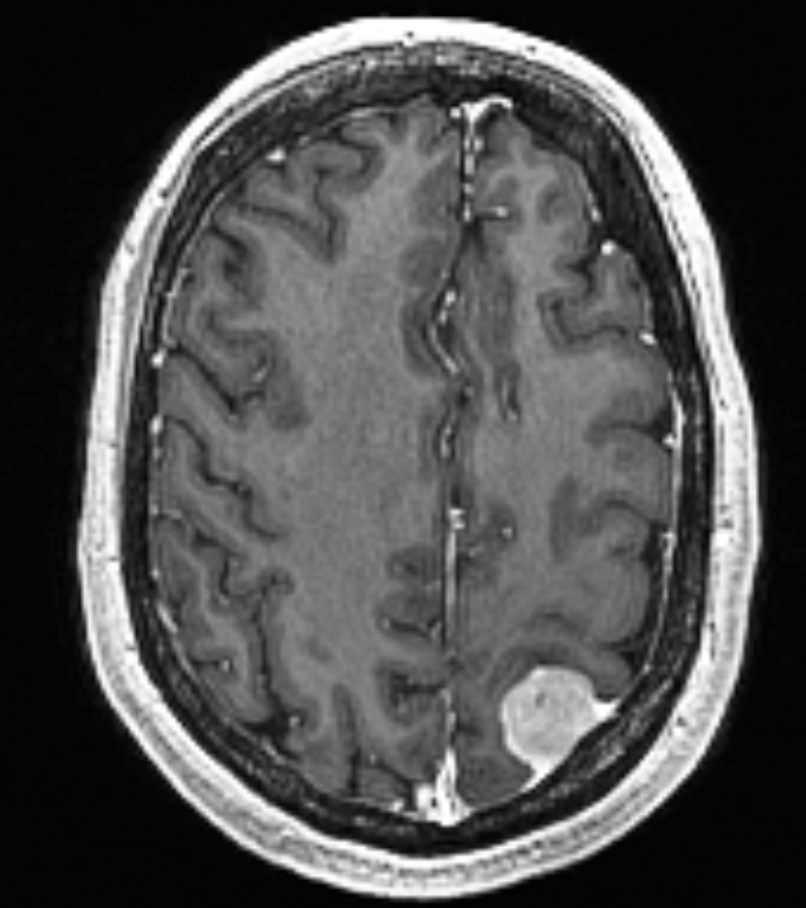
%> input picture Dataset/BRAIN TUMOUR IMAGES/benign/Screen Shot 2018-11-02 at 8.10.42 AM.png, 806 x 908 px; its folder holds only this picture in this run
$ octave Dataset_creation.m   (GNU Octave 9; MATLAB toolbox functions it lacks are replaced by stand-ins)
%> lines starting %> are read from the running program, lines starting %| are printed output that depends on the picture; in (x1, y1, x2, y2) boxes, pixels count from 0 and x2, y2 are one past the last pixel; in counts of white or black regions, pixels touching at a corner belong together; the program's own positions count from 1
### GLCM_Features1.m
function [out] = GLCM_Features1(glcmin,pairs)
% Features computed
% Autocorrelation: [2] (out.autoc)
% Contrast: matlab/[1,2] (out.contr)
% Correlation: matlab (out.corrm)
% Correlation: [1,2] (out.corrp)
% Cluster Prominence: [2] (out.cprom)
% Cluster Shade: [2] (out.cshad)
% Dissimilarity: [2] (out.dissi)
% Energy: matlab / [1,2] (out.energ)
% Entropy: [2] (out.entro)
% Homogeneity: matlab (out.homom)
% Homogeneity: [2] (out.homop)
% Maximum probability: [2] (out.maxpr)
% Sum of sqaures: Variance [1] (out.sosvh)
% Sum average [1] (out.savgh)
% Sum variance [1] (out.svarh)
% Sum entropy [1] (out.senth)
% Difference variance [1] (out.dvarh)
% Difference entropy [1] (out.denth)
% Information measure of correlation1 [1] (out.inf1h)
% Informaiton measure of correlation2 [1] (out.inf2h)
% Inverse difference (INV) is homom [3] (out.homom)
% Inverse difference normalized (INN) [3] (out.indnc)
% Inverse difference moment normalized [3] (out.idmnc)
%
% If 'pairs' not entered: set pairs to 0
if ((nargin > 2) || (nargin == 0))
error('Too many or too few input arguments. Enter GLCM and pairs.');
elseif ( (nargin == 2) )
if ((size(glcmin,1) <= 1) || (size(glcmin,2) <= 1))
error('The GLCM should be a 2-D or 3-D matrix.');
elseif ( size(glcmin,1) ~= size(glcmin,2) )
error('Each GLCM should be square with NumLevels rows and NumLevels cols');
end
elseif (nargin == 1) % only GLCM is entered
pairs = 0; % default is numbers and input 1 for percentage
if ((size(glcmin,1) <= 1) || (size(glcmin,2) <= 1))
error('The GLCM should be a 2-D or 3-D matrix.');
elseif ( size(glcmin,1) ~= size(glcmin,2) )
error('Each GLCM should be square with NumLevels rows and NumLevels cols');
end
end
format long e
if (pairs == 1)
newn = 1;
for nglcm = 1:2:size(glcmin,3)
glcm(:,:,newn) = glcmin(:,:,nglcm) + glcmin(:,:,nglcm+1);
newn = newn + 1;
end
elseif (pairs == 0)
glcm = glcmin;
end
size_glcm_1 = size(glcm,1);
size_glcm_2 = size(glcm,2);
size_glcm_3 = size(glcm,3);
% checked
out.autoc = zeros(1,size_glcm_3); % Autocorrelation: [2]
out.contr = zeros(1,size_glcm_3); % Contrast: matlab/[1,2]
out.corrm = zeros(1,size_glcm_3); % Correlation: matlab
out.corrp = zeros(1,size_glcm_3); % Correlation: [1,2]
out.cprom = zeros(1,size_glcm_3); % Cluster Prominence: [2]
out.cshad = zeros(1,size_glcm_3); % Cluster Shade: [2]
out.dissi = zeros(1,size_glcm_3); % Dissimilarity: [2]
out.energ = zeros(1,size_glcm_3); % Energy: matlab / [1,2]
out.entro = zeros(1,size_glcm_3); % Entropy: [2]
out.homom = zeros(1,size_glcm_3); % Homogeneity: matlab
out.homop = zeros(1,size_glcm_3); % Homogeneity: [2]
out.maxpr = zeros(1,size_glcm_3); % Maximum probability: [2]
out.sosvh = zeros(1,size_glcm_3); % Sum of sqaures: Variance [1]
out.savgh = zeros(1,size_glcm_3); % Sum average [1]
out.svarh = zeros(1,size_glcm_3); % Sum variance [1]
out.senth = zeros(1,size_glcm_3); % Sum entropy [1]
out.dvarh = zeros(1,size_glcm_3); % Difference variance [4]
%out.dvarh2 = zeros(1,size_glcm_3); % Difference variance [1]
out.denth = zeros(1,size_glcm_3); % Difference entropy [1]
out.inf1h = zeros(1,size_glcm_3); % Information measure of correlation1 [1]
out.inf2h = zeros(1,size_glcm_3); % Informaiton measure of correlation2 [1]
%out.mxcch = zeros(1,size_glcm_3);% maximal correlation coefficient [1]
%out.invdc = zeros(1,size_glcm_3);% Inverse difference (INV) is homom [3]
out.indnc = zeros(1,size_glcm_3); % Inverse difference normalized (INN) [3]
out.idmnc = zeros(1,size_glcm_3); % Inverse difference moment normalized
% correlation with alternate definition of u and s
%out.corrm2 = zeros(1,size_glcm_3); % Correlation: matlab
%out.corrp2 = zeros(1,size_glcm_3); % Correlation: [1,2]
glcm_sum = zeros(size_glcm_3,1);
glcm_mean = zeros(size_glcm_3,1);
glcm_var = zeros(size_glcm_3,1);
u_x = zeros(size_glcm_3,1);
u_y = zeros(size_glcm_3,1);
s_x = zeros(size_glcm_3,1);
s_y = zeros(size_glcm_3,1);
% [6 lines of commented-out code are left out]
p_x = zeros(size_glcm_1,size_glcm_3); % Ng x #glcms[1]
p_y = zeros(size_glcm_2,size_glcm_3); % Ng x #glcms[1]
p_xplusy = zeros((size_glcm_1*2 - 1),size_glcm_3); %[1]
p_xminusy = zeros((size_glcm_1),size_glcm_3); %[1]
% checked hxy hxy1 hxy2 hx hy
hxy = zeros(size_glcm_3,1);
hxy1 = zeros(size_glcm_3,1);
hx = zeros(size_glcm_3,1);
hy = zeros(size_glcm_3,1);
hxy2 = zeros(size_glcm_3,1);
%Q = zeros(size(glcm));
for k = 1:size_glcm_3 % number glcms
glcm_sum(k) = sum(sum(glcm(:,:,k)));
glcm(:,:,k) = glcm(:,:,k)./glcm_sum(k); % Normalize each glcm
glcm_mean(k) = mean2(glcm(:,:,k)); % compute mean after norm
glcm_var(k) = (std2(glcm(:,:,k)))^2;
for i = 1:size_glcm_1
for j = 1:size_glcm_2
out.contr(k) = out.contr(k) + (abs(i - j))^2.*glcm(i,j,k);
out.dissi(k) = out.dissi(k) + (abs(i - j)*glcm(i,j,k));
out.energ(k) = out.energ(k) + (glcm(i,j,k).^2);
out.entro(k) = out.entro(k) - (glcm(i,j,k)*log(glcm(i,j,k) + eps));
out.homom(k) = out.homom(k) + (glcm(i,j,k)/( 1 + abs(i-j) ));
out.homop(k) = out.homop(k) + (glcm(i,j,k)/( 1 + (i - j)^2));
% [1] explains sum of squares variance with a mean value;
% the exact definition for mean has not been provided in
% the reference: I use the mean of the entire normalized glcm
out.sosvh(k) = out.sosvh(k) + glcm(i,j,k)*((i - glcm_mean(k))^2);
%out.invdc(k) = out.homom(k);
out.indnc(k) = out.indnc(k) + (glcm(i,j,k)/( 1 + (abs(i-j)/ size_glcm_1) ));
out.idmnc(k) = out.idmnc(k) + (glcm(i,j,k)/( 1 + ((i - j)/ size_glcm_1)^2));
u_x(k) = u_x(k) + (i)*glcm(i,j,k); % changed 10/26/08
u_y(k) = u_y(k) + (j)*glcm(i,j,k); % changed 10/26/08
% code requires that Nx = Ny
% the values of the grey levels range from 1 to (Ng)
end
end
out.maxpr(k) = max(max(glcm(:,:,k)));
end
% glcms have been normalized:
% The contrast has been computed for each glcm in the 3D matrix
% (tested) gives similar results to the matlab function
for k = 1:size_glcm_3
for i = 1:size_glcm_1
for j = 1:size_glcm_2
p_x(i,k) = p_x(i,k) + glcm(i,j,k);
p_y(i,k) = p_y(i,k) + glcm(j,i,k); % taking i for j and j for i
if (ismember((i + j),[2:2*size_glcm_1]))
p_xplusy((i+j)-1,k) = p_xplusy((i+j)-1,k) + glcm(i,j,k);
end
if (ismember(abs(i-j),[0:(size_glcm_1-1)]))
p_xminusy((abs(i-j))+1,k) = p_xminusy((abs(i-j))+1,k) +...
glcm(i,j,k);
end
end
end
end
% computing sum average, sum variance and sum entropy:
for k = 1:(size_glcm_3)
for i = 1:(2*(size_glcm_1)-1)
out.savgh(k) = out.savgh(k) + (i+1)*p_xplusy(i,k);
% the summation for savgh is for i from 2 to 2*Ng hence (i+1)
out.senth(k) = out.senth(k) - (p_xplusy(i,k)*log(p_xplusy(i,k) + eps));
end
end
% compute sum variance with the help of sum entropy
for k = 1:(size_glcm_3)
for i = 1:(2*(size_glcm_1)-1)
out.svarh(k) = out.svarh(k) + (((i+1) - out.senth(k))^2)*p_xplusy(i,k);
% the summation for savgh is for i from 2 to 2*Ng hence (i+1)
end
end
% compute difference variance, difference entropy,
for k = 1:size_glcm_3
% out.dvarh2(k) = var(p_xminusy(:,k));
% but using the formula in
% http://murphylab.web.cmu.edu/publications/boland/boland_node26.html
% we have for dvarh
for i = 0:(size_glcm_1-1)
out.denth(k) = out.denth(k) - (p_xminusy(i+1,k)*log(p_xminusy(i+1,k) + eps));
out.dvarh(k) = out.dvarh(k) + (i^2)*p_xminusy(i+1,k);
end
end
% compute information measure of correlation(1,2) [1]
for k = 1:size_glcm_3
hxy(k) = out.entro(k);
for i = 1:size_glcm_1
for j = 1:size_glcm_2
hxy1(k) = hxy1(k) - (glcm(i,j,k)*log(p_x(i,k)*p_y(j,k) + eps));
hxy2(k) = hxy2(k) - (p_x(i,k)*p_y(j,k)*log(p_x(i,k)*p_y(j,k) + eps));
% for Qind = 1:(size_glcm_1)
% Q(i,j,k) = Q(i,j,k) +...
% ( glcm(i,Qind,k)*glcm(j,Qind,k) /(p_x(i,k)*p_y(Qind,k)) );
% end
end
hx(k) = hx(k) - (p_x(i,k)*log(p_x(i,k) + eps));
hy(k) = hy(k) - (p_y(i,k)*log(p_y(i,k) + eps));
end
out.inf1h(k) = ( hxy(k) - hxy1(k) ) / ( max([hx(k),hy(k)]) );
out.inf2h(k) = ( 1 - exp( -2*( hxy2(k) - hxy(k) ) ) )^0.5;
% eig_Q(k,:) = eig(Q(:,:,k));
% sort_eig(k,:)= sort(eig_Q(k,:),'descend');
% out.mxcch(k) = sort_eig(k,2)^0.5;
end
corm = zeros(size_glcm_3,1);
corp = zeros(size_glcm_3,1);
for k = 1:size_glcm_3
for i = 1:size_glcm_1
for j = 1:size_glcm_2
s_x(k) = s_x(k) + (((i) - u_x(k))^2)*glcm(i,j,k);
s_y(k) = s_y(k) + (((j) - u_y(k))^2)*glcm(i,j,k);
corp(k) = corp(k) + ((i)*(j)*glcm(i,j,k));
corm(k) = corm(k) + (((i) - u_x(k))*((j) - u_y(k))*glcm(i,j,k));
out.cprom(k) = out.cprom(k) + (((i + j - u_x(k) - u_y(k))^4)*...
glcm(i,j,k));
out.cshad(k) = out.cshad(k) + (((i + j - u_x(k) - u_y(k))^3)*...
glcm(i,j,k));
end
end
s_x(k) = s_x(k) ^ 0.5;
s_y(k) = s_y(k) ^ 0.5;
out.autoc(k) = corp(k);
out.corrp(k) = (corp(k) - u_x(k)*u_y(k))/(s_x(k)*s_y(k));
out.corrm(k) = corm(k) / (s_x(k)*s_y(k));
% % alternate values of u and s
% out.corrp2(k) = (corp(k) - u_x2(k)*u_y2(k))/(s_x2(k)*s_y2(k));
% out.corrm2(k) = corm(k) / (s_x2(k)*s_y2(k));
end

### Dataset_creation.m

Datatable=table;

image_folder = ["/MATLAB Drive/Biological Database Project - Tumor Detection/Dataset/BRAIN TUMOUR IMAGES/benign","/MATLAB Drive/Biological Database Project - Tumor Detection/Dataset/BRAIN TUMOUR IMAGES/malignant"]
%disp(image_folder(1))
for folder_no = 1:2
    %fprintf('folder no:%d\n',folder_no)
    filenames = dir(fullfile(char(image_folder(folder_no)), '*.png'));
    total_images = numel(filenames);
    for n = 1:total_images
%         fprintf('Image no:%d',n)
%         fprintf('filenames(n).name: %s',filenames(n).name)
%         fprintf('image_folder(i): %s',image_folder(i))
        full_name= fullfile(char(image_folder(folder_no)), filenames(n).name);
        i = imread(full_name);
%> i is the input picture: size 908x806x3 uint8; mean R, G, B 77.8, 77.8, 77.8
        %figure (n);
        %i = imread('img_2.jpg');
        if size(i,3)==3
        i = rgb2gray(i);
%> i: size 908x806 uint8
        end
        ia = imadjust(i); %enhancement
        subplot(2,2,1);
        imshow(ia);
        title('Enhanced Image')
        it = imbinarize(ia,0.75); %segmentation
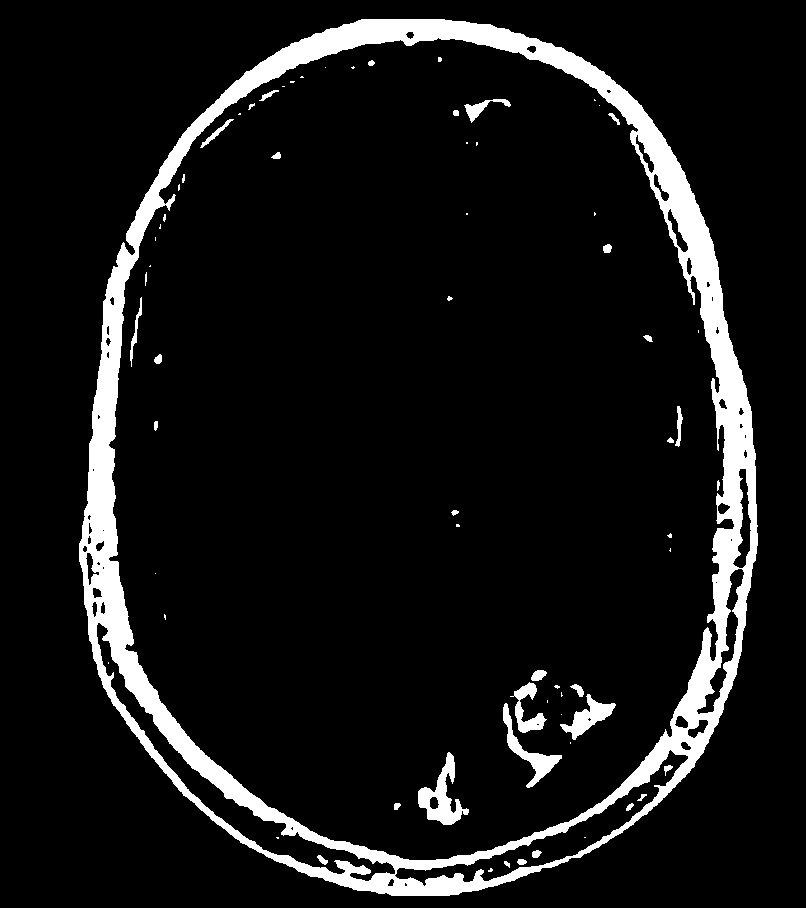
%> it: size 908x806 logical; 8.7% white; 68 white regions (34 under 20 px), largest, box (x1, y1, x2, y2) and area: (79, 19, 758, 896) 57295, (418, 752, 469, 825) 1416, (503, 703, 562, 788) 1048
        subplot(2,2,2);
        imshow(it);
        title('Segmented Image')
        SE = strel('disk',9);
        io = imopen(it,SE); %morphology
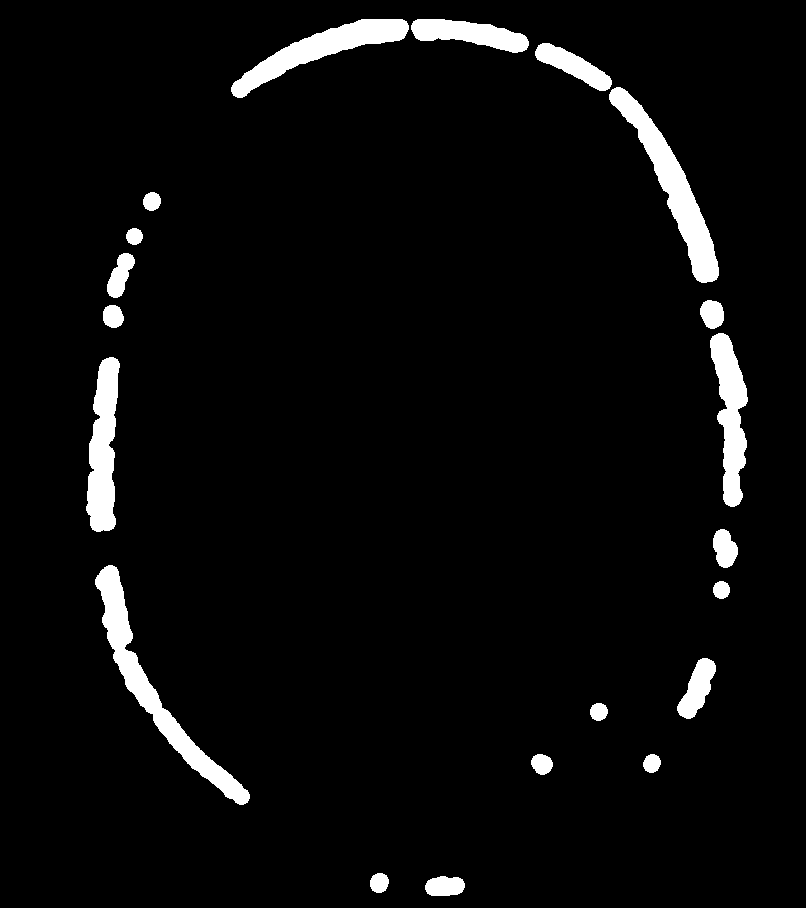
%> io: size 908x806 logical; 4.5% white; 20 white regions, largest, box (x1, y1, x2, y2) and area: (95, 565, 250, 805) 5629, (609, 87, 719, 283) 5097, (231, 19, 409, 98) 4171
        subplot(2,2,3);
        imshow(io);
        title('Post Morphological Operations')
        glcms = graycomatrix(io); %GLCM matrix
%> glcms = [697062 1301; 1301 31276]
        stats1.tumour=folder_no-1;
        stats2 = GLCM_Features1(glcms,0); % More GLCM features
%> after the loop in GLCM_Features1, `for k = 1:size_glcm_3`: glcm = [0.954 0.00178; 0.00178 0.0428]; out = {autoc 0, contr 0.00356, corrm 0, corrp 0, cprom 0, cshad 0}
%> after the loop in GLCM_Features1, `for k = 1:size_glcm_3`: p_x = [0.955; 0.0446]; p_xminusy = [0.996; 0.00356]; p_xplusy = [0.954; 0.00356; 0.0428]; p_y = [0.955; 0.0446]
%> after the loop in GLCM_Features1, `for k = 1:size_glcm_3`: out = {autoc 1.13, contr 0.00356, corrm 0.958, corrp 0.958, cprom 0.573, cshad 0.301}
%> stats2 has the same summary as out in GLCM_Features1
%> (the run ends here)

$ run again, on Dataset/BRAIN TUMOUR IMAGES/benign/Screen Shot 2018-11-02 at 8.11.22 AM.png
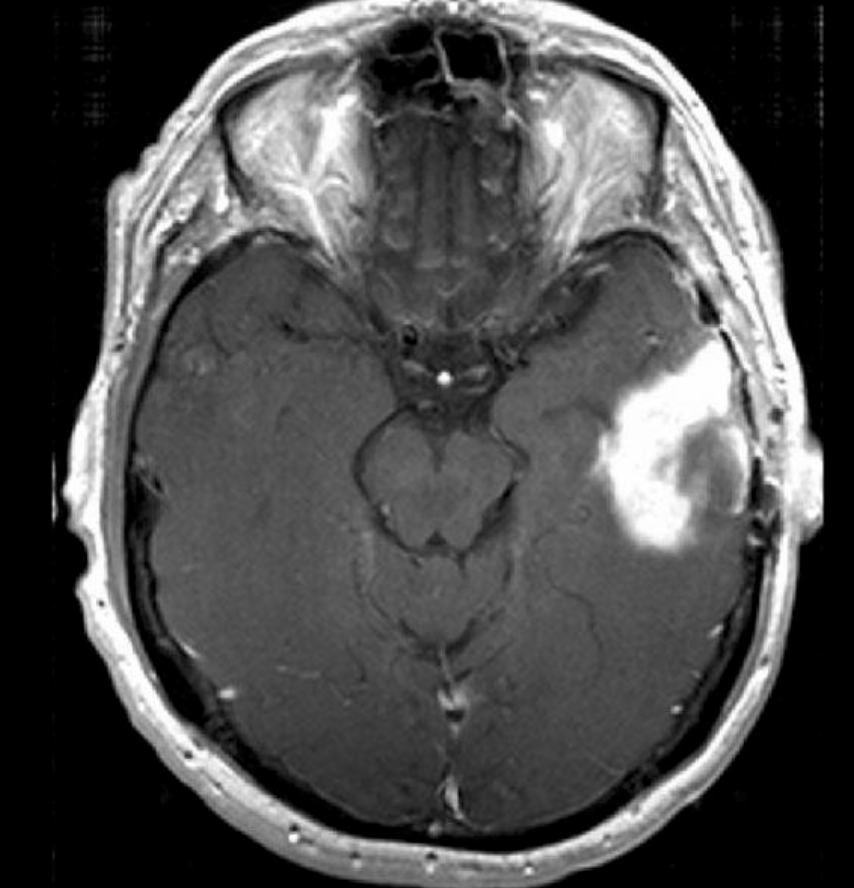
%> input picture Dataset/BRAIN TUMOUR IMAGES/benign/Screen Shot 2018-11-02 at 8.11.22 AM.png, 854 x 888 px
%> i is the input picture: size 888x854x3 uint8; mean R, G, B 76.2, 76.2, 76.2
%> i: size 888x854 uint8
%> `it = imbinarize(ia,0.75);`:
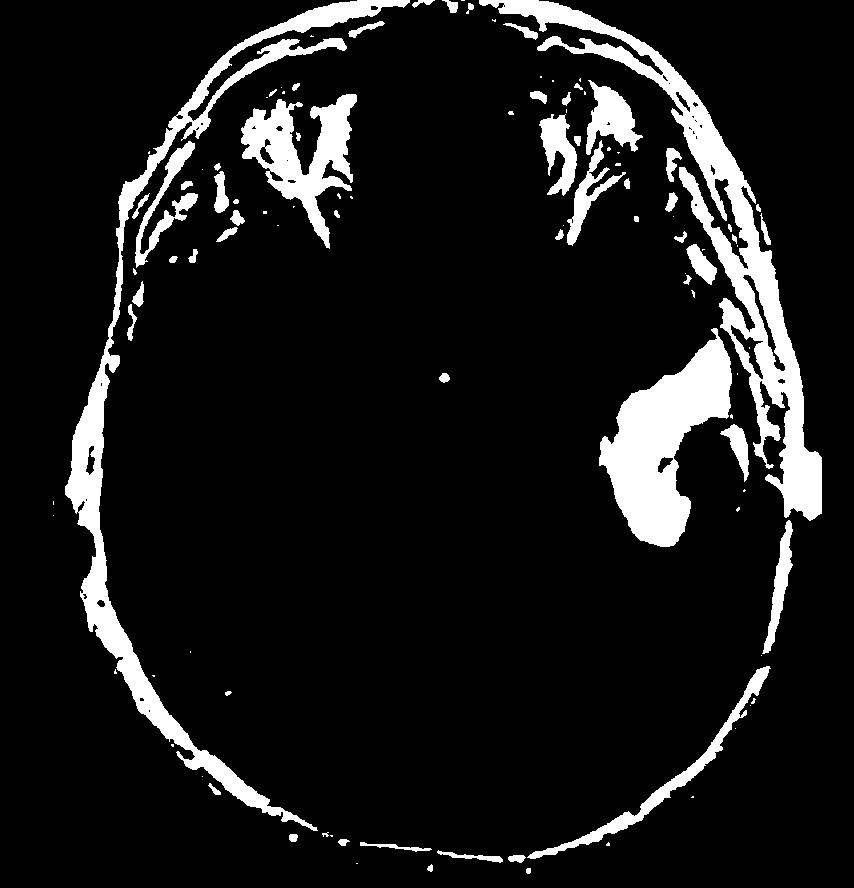
%> it: size 888x854 logical; 10.2% white; 107 white regions (48 under 20 px), largest, box (x1, y1, x2, y2) and area: (479, 0, 822, 521) 21170, (65, 0, 410, 831) 18137, (599, 328, 732, 547) 13753
%> `io = imopen(it,SE);`:
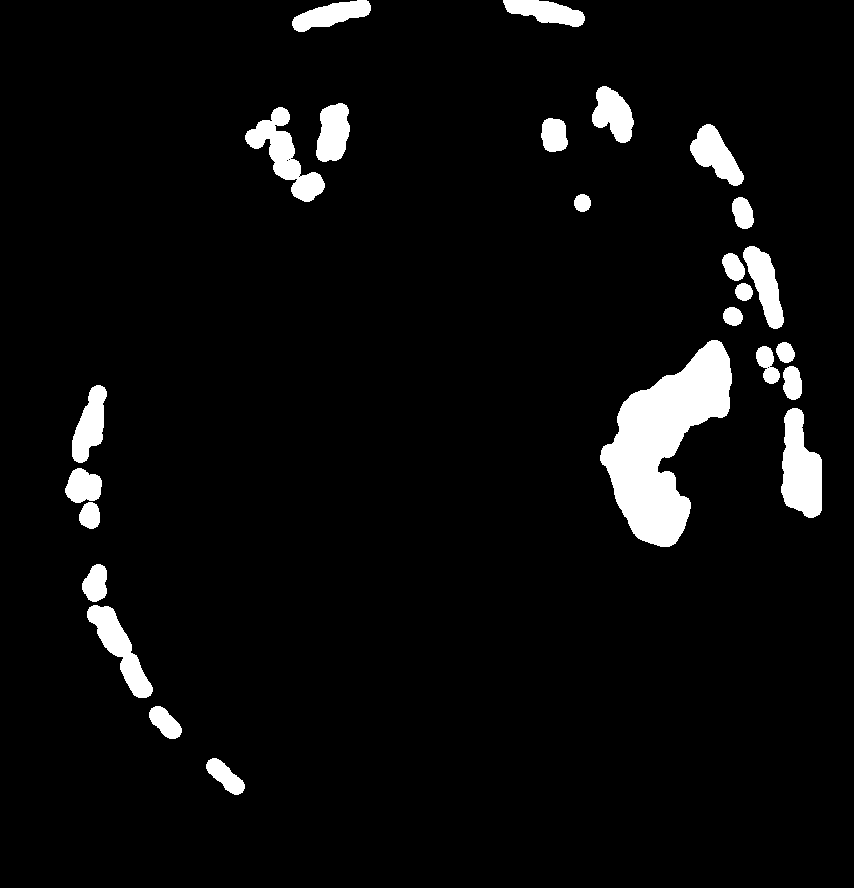
%> io: size 888x854 logical; 5.2% white; 25 white regions, largest, box (x1, y1, x2, y2) and area: (600, 340, 732, 547) 13370, (781, 408, 822, 518) 3154, (245, 107, 325, 202) 2677
%> glcms = [716457 1355; 1355 38297]
%> after the loop in GLCM_Features1, `for k = 1:size_glcm_3`: glcm = [0.946 0.00179; 0.00179 0.0506]; out = {autoc 0, contr 0.00358, corrm 0, corrp 0, cprom 0, cshad 0}
%> after the loop in GLCM_Features1, `for k = 1:size_glcm_3`: p_x = [0.948; 0.0523]; p_xminusy = [0.996; 0.00358]; p_xplusy = [0.946; 0.00358; 0.0506]; p_y = [0.948; 0.0523]
%> after the loop in GLCM_Features1, `for k = 1:size_glcm_3`: out = {autoc 1.16, contr 0.00358, corrm 0.964, corrp 0.964, cprom 0.655, cshad 0.346}
%> stats2 has the same summary as out in GLCM_Features1
